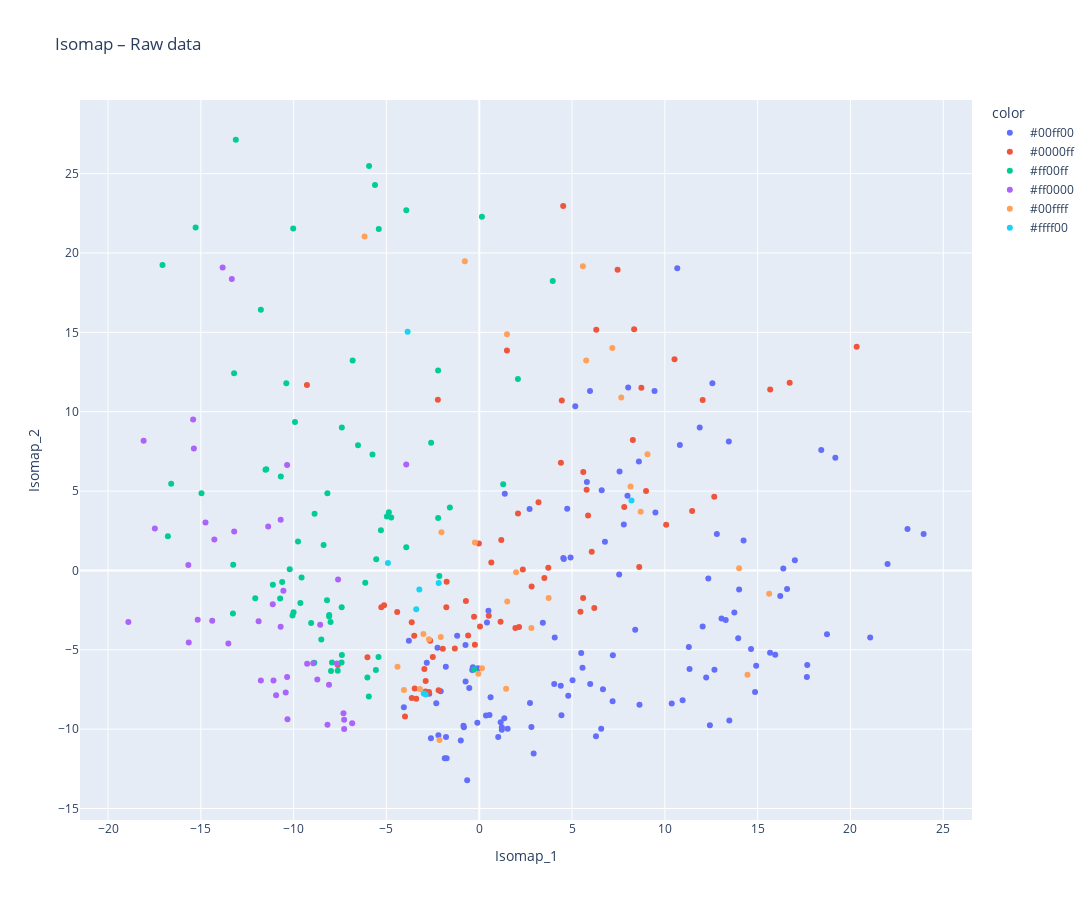
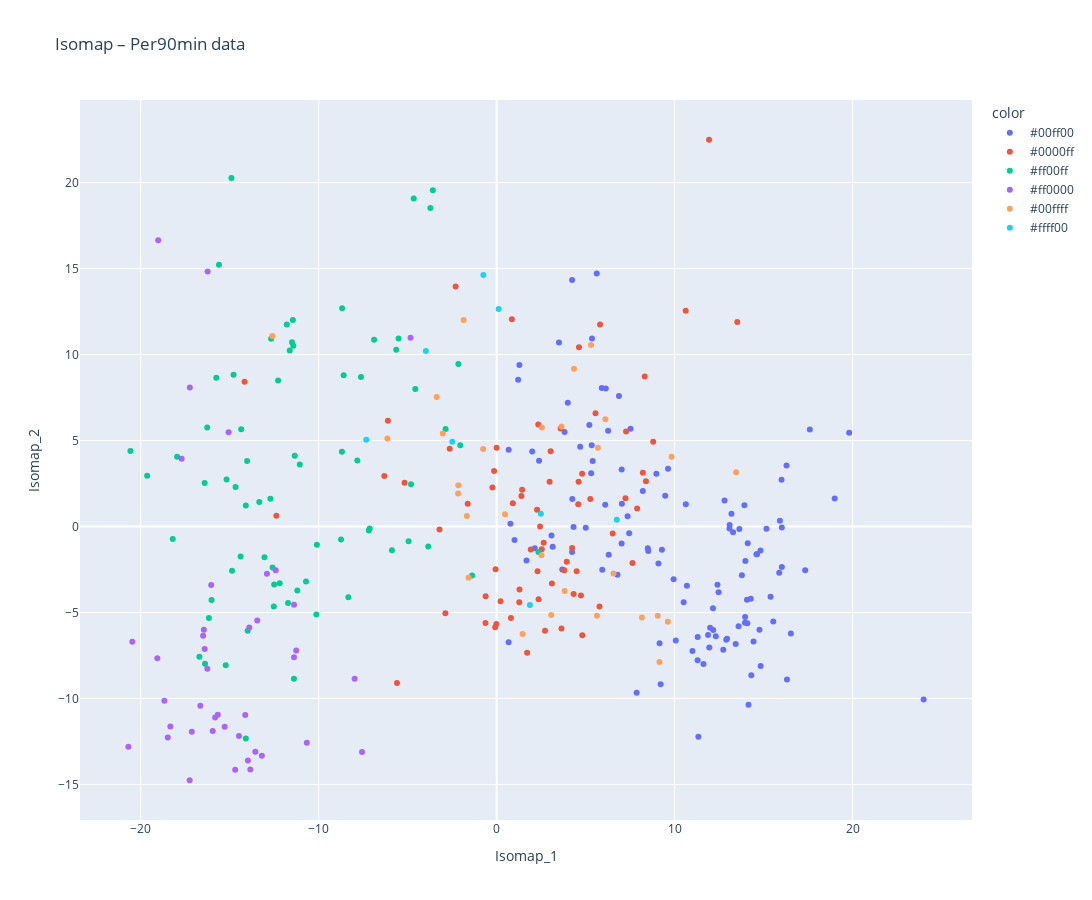
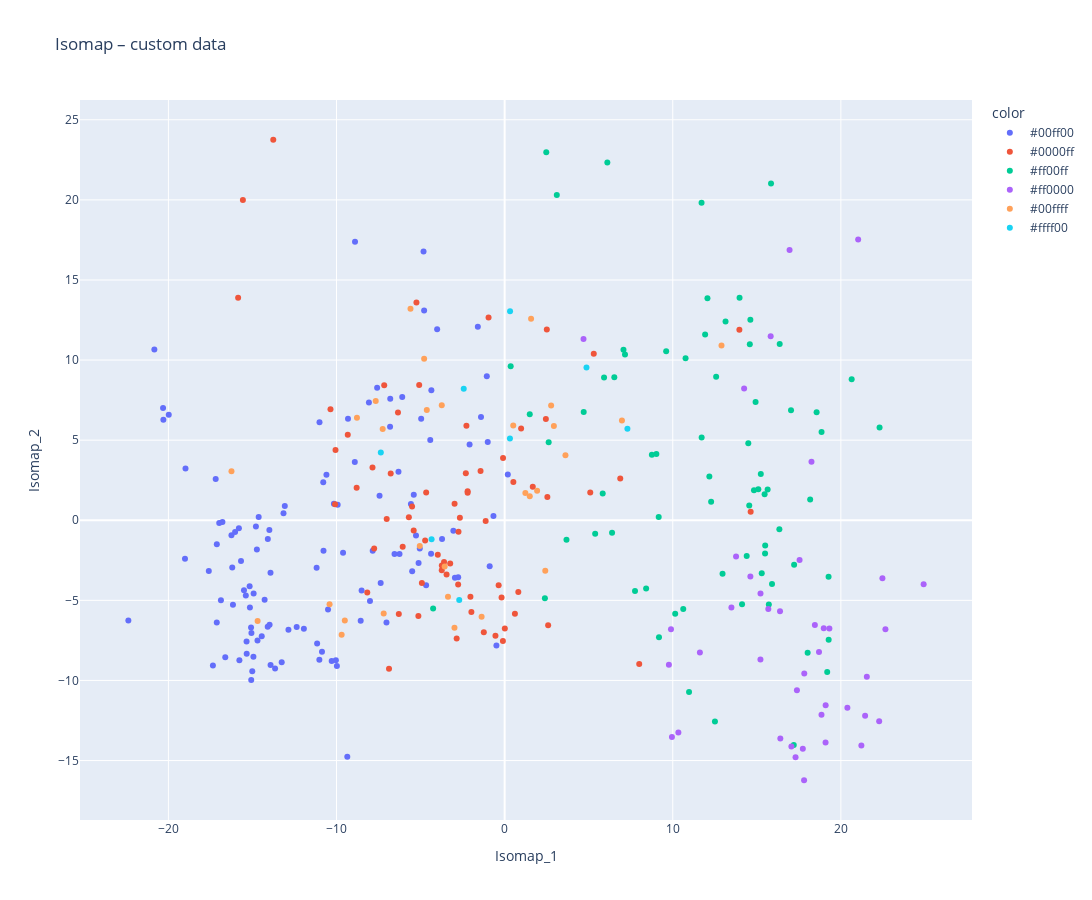

These figures' notebook cell, in order:
### Markdown cell above
### Results display

### Code cell
position_colors = {
    'FW': np.array([255, 0, 0]),    # red
    'MF': np.array([0, 0, 255]),    # blue
    'DF': np.array([0, 255, 0]),  #  yellow
}

def color_from_position(positions):
    postitions = str(positions)
    position_list = positions.split(',')
    colors = np.array([position_colors[p] for p in position_list if p in position_colors])
    avg_color = np.sum(colors, axis=0)
    return '#%02x%02x%02x' % tuple(avg_color.astype(int))

def plot_isomap_interactive(X_iso, player_positions, data_num, title):
    df_plot = pd.DataFrame({
        'Isomap_1': X_iso[:, 0],
        'Isomap_2': X_iso[:, 1],
        'player_name': data_num.index,
        'color' : player_positions.apply(color_from_position)
    })
    
    fig = px.scatter(
        df_plot,
        x='Isomap_1', y='Isomap_2',
        hover_name='player_name',
        color='color',
        title=title,
        height=900, width=1100 
    )
    fig.show()

plot_isomap_interactive(X_iso_raw, player_positions_raw ,data_raw.set_index("player_name"), "Isomap – Raw data")
plot_isomap_interactive(X_iso_per90, player_positions_per90 ,data_per90.set_index("player_name"), "Isomap – Per90min data")
plot_isomap_interactive(X_iso_custom, player_positions_custom ,data_custom.set_index("player_name"), "Isomap – custom data")
